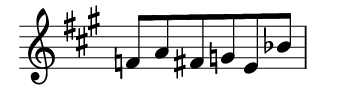
#> input picture transposing/static/question.png, 337 x 99 px; its folder holds 4 pictures in this run; the run also reads 2 pictures not shown here
$ python main_generation.py
#> lines starting #> are read from the running program, lines starting #| are printed output that depends on the picture
### transposing/melody_generation.py
import random
from transposing.notation import major_keys,minor_keys,keyscale,transposition,each_note_transposition,alphabat
option_problems = {
    "wrong_accidental": "Student does not carefully count semitones on the keyboard",
    "wrong_letter": "Student does not carefully count letters",
    "wrong_key_sign": "Student has some knowledge on transposing but forgot that transposing includes key signature",
    "wrong_key_sign_and_accidental": "Student has poor knowledge on transposing",
    "wrong_key_sign_and_letter": "Student has poor knowledge on transposing"
}
def add_accidental(melody=list)->list:
    picked=[]
    while True:
        idx = random.randint(0, len(melody)-1)
        if idx not in picked:
            if "f" in melody[idx] or "s" in melody[idx]:
                melody[idx]= melody[idx][0]
            else:
                melody[idx]=melody[idx]+random.choice(["s", 'f'])
            picked.append(idx)
        if len(picked)==3:
            break
    return melody

def melody_generation_n_tansposition():
    pick_a_key=random.choice(major_keys)
    scale=keyscale[pick_a_key]
    while True:
        melody=[]
        for _ in range(6):
            melody.append(random.choice(scale))
        if len(melody) - len(set(melody))>1:
            continue
        else:
            break
    melody=add_accidental(melody)
    transposing_by= random.choice(transposition)
    transposed_melody=[]
    note_split = pick_a_key.split()
    transposed_key = each_note_transposition(note_split[0],transposing_by)
    transposed_key = transposed_key.replace("'","")
    transposed_key = transposed_key.replace(",","")
    for note in melody:
        transposed_melody.append(each_note_transposition(note,transposing_by))
    if None in transposed_melody:
        print(melody, transposed_melody)
        raise Exception("None in transposed melody")
    question_data={"original_key":pick_a_key,
                   "original_melody":melody,
                   "transposed_key":transposed_key+" "+note_split[1],
                   "transposed_melody":transposed_melody,
                   "transposing_by":transposing_by}
    return question_data


def wrong_accdental(transposed_melody=list):
    idx=random.randint(0,len(transposed_melody)-1)
    if "'" in transposed_melody[idx] or "," in transposed_melody[idx]:
        octave = transposed_melody[idx][-1]
    else:
        octave = ""

    if "s" not in transposed_melody[idx] and "f" not in transposed_melody[idx]:
        transposed_melody[idx]=transposed_melody[idx][0]+random.choice(["s",'f'])
    else:
        transposed_melody[idx] = transposed_melody[idx][0]
    transposed_melody[idx] += octave
    return transposed_melody

def wrong_letter(transposed_melody=["f"]):
    idx=random.randint(0,len(transposed_melody)-1)
    pick_note = transposed_melody[idx]
    alpha_idx= alphabat.index(pick_note[0])
    alpha_idx+= random.choice([-1,1])

    if len(transposed_melody[idx])>1:
        accidental = transposed_melody[idx][1] if "f" == transposed_melody[idx][1] or "s" ==  transposed_melody[idx][1] else ""
        octave = transposed_melody[idx][-1] if "'" == transposed_melody[idx][-1] or "," == transposed_melody[idx][-1] else ""
    else:
        accidental=''
        octave =''
    if alpha_idx > len(alphabat)-1 :
        alpha_idx=alpha_idx%(len(alphabat))
        if "," in pick_note:
            transposed_melody[idx]=alphabat[alpha_idx]+accidental
        else:
            transposed_melody[idx]=alphabat[alpha_idx]+accidental+"'"
    elif alpha_idx < 0:
        alpha_idx=alpha_idx%(len(alphabat))
        if "'" in pick_note:
            transposed_melody[idx]=alphabat[alpha_idx]+accidental
        else:
            transposed_melody[idx]=alphabat[alpha_idx]+accidental+","
    else:
        transposed_melody[idx]=alphabat[alpha_idx]+accidental+octave
    return transposed_melody

def wrong_key_sign(key="bf minor"):
    key_letter=key.split(" ")
    wrong_dir = random.choice(["up a perfect 5th","down a perfect 5th"])
    wrong_key_sign = each_note_transposition(key_letter[0],wrong_dir)
    wrong_key_sign = wrong_key_sign.replace("'", "").replace(",", "")  if "'" in wrong_key_sign or  "," in wrong_key_sign  else wrong_key_sign

    return wrong_key_sign+" "+key_letter[1]
import copy

def options_main(melody=list, key="d minor"):
    options = [
        [key, wrong_accdental(copy.deepcopy(melody)), "wrong_accidental"],
        [key, wrong_letter(copy.deepcopy(melody)), "wrong_letter"],
        [wrong_key_sign(copy.deepcopy(key)), copy.deepcopy(melody), "wrong_key_sign"],
        [wrong_key_sign(copy.deepcopy(key)), wrong_accdental(copy.deepcopy(melody)), "wrong_key_sign_and_accidental"],
        [wrong_key_sign(copy.deepcopy(key)), wrong_letter(copy.deepcopy(melody)), "wrong_key_sign_and_letter"]
    ]
    return options

### transposing/notation.py
from fractions import Fraction

durations_fraction = {
    "2": Fraction(1, 2),
    "4": Fraction(1, 4),
    "8": Fraction(1, 8),
    "16": Fraction(1, 16),
    '4.': Fraction(3, 8),
    '8.': Fraction(3, 16),
    "1":1
}

durations_notation = {v: k for k, v in durations_fraction.items()}
keyscale = {
    "c major": ['c', 'd', 'e', 'f', 'g', 'a', 'b'],
    "a minor": ['a', 'b', 'c', 'd', 'e', 'f', 'gs'],
    "g major": ['g', 'a', 'b', 'c', 'd', 'e', 'fs'],
    "e minor": ['e', 'fs', 'g', 'a', 'b', 'c', 'ds'],
    "d major": ['d', 'e', 'fs', 'g', 'a', 'b', 'cs'],
    "b minor": ['b', 'cs', 'd', 'e', 'fs', 'g', 'as'],
    "a major": ['a', 'b', 'cs', 'd', 'e', 'fs', 'gs'],
    "fs minor": ['fs', 'gs', 'a', 'b', 'cs', 'd', 'es'],
    "e major": ['e', 'fs', 'gs', 'a', 'b', 'cs', 'ds'],
    "cs minor": ['cs', 'ds', 'e', 'fs', 'gs', 'a', 'bs'],
    "b major": ['b', 'cs', 'ds', 'e', 'fs', 'gs', 'as'],
    "gs minor": ['gs', 'as', 'b', 'cs', 'ds', 'e', 'fss'],
    "fs major": ['fs', 'gs', 'as', 'b', 'cs', 'ds', 'es'],
    "ds minor": ['ds', 'es', 'fs', 'gs', 'as', 'b', 'css'],
    "gf major": ['gf', 'af', 'bf', 'cf', 'df', 'ef', 'f'],
    "ef minor": ['ef', 'f', 'gf', 'af', 'bf', 'cf', 'd'],
    "df major": ['df', 'ef', 'f', 'gf', 'af', 'bf', 'c'],
    "bf minor": ['bf', 'c', 'df', 'ef', 'f', 'gf', 'a'],
    "af major": ['af', 'bf', 'c', 'df', 'ef', 'f', 'g'],
    "f minor": ['f', 'g', 'af', 'bf', 'c', 'df', 'e'],
    "ef major": ['ef', 'f', 'g', 'af', 'bf', 'c', 'd'],
    "c minor": ['c', 'd', 'ef', 'f', 'g', 'af', 'b'],
    "bf major": ['bf', 'c', 'd', 'ef', 'f', 'g', 'a'],
    "g minor": ['g', 'a', 'bf', 'c', 'd', 'ef', 'fs'],
    "f major": ['f', 'g', 'a', 'bf', 'c', 'd', 'e'],
    "d minor": ['d', 'e', 'f', 'g', 'a', 'bf', 'cs']
}

major_keys = ['g major', 'd major', 'a major', 'ef major', 'bf major',"ef major"]
minor_keys = ['e minor', 'b minor', 'fs minor', 'c minor', 'g minor', 'd minor',"fs minor"]
transposition = ["up a major 2nd","down a minor 3rd","up a perfect 5th"]
alphabat= ["c","d","e","f","g","a","b"]
JUMP_CHART = {
    ('2', "major"): 3,
    ('3', 'minor'): 4,
    ('5', 'perfect'): 8
}
SEMITONES = {
    0: ['c', 'bs'],1: ['cs', 'df'],
    2: ['d','css'],3: ['ds', 'ef'],
    4: ['e', 'ff'],5: ['f', 'es'],
    6: ['fs', 'gf'],7: ['g',"fss"],
    8: ['gs', 'af'],9: ['a'],
    10: ['as', 'bf'],11: ['b', 'cf']
}
NOTE_TO_SEMITONES_LILYPOND = {
    'c': 0, 'bs': 0,  # C, B#
    'cs': 1, 'df': 1,  # C#, Db
    'd': 2,'css':2,  # D
    'ds': 3, 'ef': 3,  # D#, Eb
    'e': 4, 'ff': 4,  # E, Fb
    'f': 5, 'es': 5,  # F, E#
    'fs': 6, 'gf': 6,  # F#, Gb
    'g': 7, "fss":7, # G
    'gs': 8, 'af': 8,  # G#, Ab
    'a': 9,  # A
    'as': 10, 'bf': 10,  # A#, Bb
    'b': 11, 'cf': 11
}
def count_alphabat(ori_note="bf",transpose_by="up a major 2nd"):
    note=ori_note[0]
    if transpose_by=="up a major 2nd":
        pos = alphabat.index(note)+1
    elif transpose_by=="down a minor 3rd":
        pos=alphabat.index(note)-2
    elif transpose_by=="up a perfect 5th":
        pos=alphabat.index(note)+4
    elif transpose_by == "down a perfect 5th":
        pos = alphabat.index(note) - 4
    tran_idx=pos%len(alphabat)
    if pos > len(alphabat)-1:
        octave="'"
    elif pos < 0:
        octave = ","
    else:
        octave = ""
    return alphabat[tran_idx],octave

def count_piano(original_note="as,",new_letter="e",octave='',transpose_by="up a perfect 5th"):
    original_note = original_note.replace("'", "").replace(",", "")  if "'" in original_note or  "," in original_note  else original_note
    if transpose_by=="up a major 2nd":
        tran_idx=(NOTE_TO_SEMITONES_LILYPOND[original_note.lower()]+2)%12
    elif transpose_by=="down a minor 3rd":
        tran_idx=(NOTE_TO_SEMITONES_LILYPOND[original_note.lower()]-3)%12
    elif transpose_by=="up a perfect 5th":
        tran_idx=(NOTE_TO_SEMITONES_LILYPOND[original_note.lower()]+7)%12
    elif transpose_by == "down a perfect 5th":
        tran_idx = (NOTE_TO_SEMITONES_LILYPOND[original_note.lower()] - 7) % 12
    new_enhar=SEMITONES[tran_idx]
    for note in new_enhar:
        if note[0]==new_letter.lower():
            return note+octave

def each_note_transposition(note="es",transpose_by="up a major 2nd"):
    trans_letter,octave = count_alphabat(note,transpose_by)
    return count_piano(note,trans_letter,octave,transpose_by)

### transposing/muti_process.py
from concurrent.futures import ThreadPoolExecutor
from subprocess import run
from PIL import Image
import os

# Existing function kept for compatibility (single-file generation)
# [27 lines left out: function lilypond_generation, not called in this run]

# New: write .ly only (to support batched rendering), return (ly_path, png_path)
def write_lilypond_file(key_sign='fs minor', melody=['d', 'es', 'a'], name="testing"):
    melody = [f"{note}8 " for note in melody]
    lily_melody = ' '.join(melody)
    lilypond_content = f"""
        \\version "2.22.0"
        \\language "english"
        {{
        \\omit Staff.TimeSignature
        \\fixed c' {{
            \\clef treble
            \\key {key_sign.split()[0]} \\{key_sign.split()[1]}
            \\time 3/4
            {lily_melody}
        }}
        }}
        #(set-global-staff-size 30)
        """

    ly_path = f"transposing/static/{name}.ly"
    with open(ly_path, 'w') as f:
        f.write(lilypond_content)
    png_path = f"transposing/static/{name}.png"
    return ly_path, png_path


def crop_image(image_path, output_path):
    with open(image_path, 'rb') as file:
        img = Image.open(file)
        img.load()  # Required for PIL to read the image data

    width, height = img.size
    crop_box = (80, 25, width//2, int(height/9.5))
    cropped_img = img.crop(crop_box)
    cropped_img.save(output_path)

# Kept for compatibility (no longer used in batched path)
# [4 lines left out: function process_task, not called in this run]


def main_generation(tasks_list):
    # 1) Write all .ly files first
    ly_files = []
    png_files = []
    for key_sign, melody, name in tasks_list:
        ly_path, png_path = write_lilypond_file(key_sign, melody, name)
        ly_files.append(ly_path)
        png_files.append(png_path)

    if ly_files:
        # 2) Single batch lilypond invocation for all .ly files
        cmd = ["lilypond", "-o", "transposing/static/", "--png", *ly_files]
        run(cmd)

        # 3) Parallelize cropping (I/O-bound) using a small thread pool
        max_workers = min(8, len(png_files)) or 1
        with ThreadPoolExecutor(max_workers=max_workers) as executor:
            for png in png_files:
                executor.submit(crop_image, png, png)

### transposing/main_generation.py
from transposing.melody_generation import melody_generation_n_tansposition, options_main, option_problems
from transposing.muti_process import main_generation

def picture_generation():
    data = melody_generation_n_tansposition()
    question_melody = [[data["original_key"], data["original_melody"], "question"],
                       [data["transposed_key"], data["transposed_melody"], "correct"]]
    options_list = options_main(melody=data["transposed_melody"], key=data["transposed_key"])
    idx = 1
    generated_option_problems = {}
    for task in options_list:
        task_name = f"wrong_{idx}"
        question_melody.extend([[task[0], task[1], task_name]])
        generated_option_problems[task_name] = option_problems[task[2]]
        idx += 1

    main_generation(question_melody)
#> the loop in main_generation, `for png in png_files:` made 7 passes
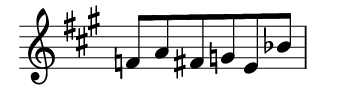
#> input picture transposing/static/question.png, 337 x 99 px
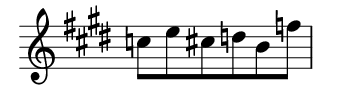
#> input picture transposing/static/correct.png, 337 x 99 px
#> pass 3, in crop_image (call 3), `img = Image.open(file)`:
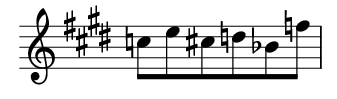
#> img: PIL image 337x99 RGB; min 0, max 255, mean 217.3
    return data["transposing_by"], generated_option_problems

if __name__ == "__main__":
    picture_generation()
